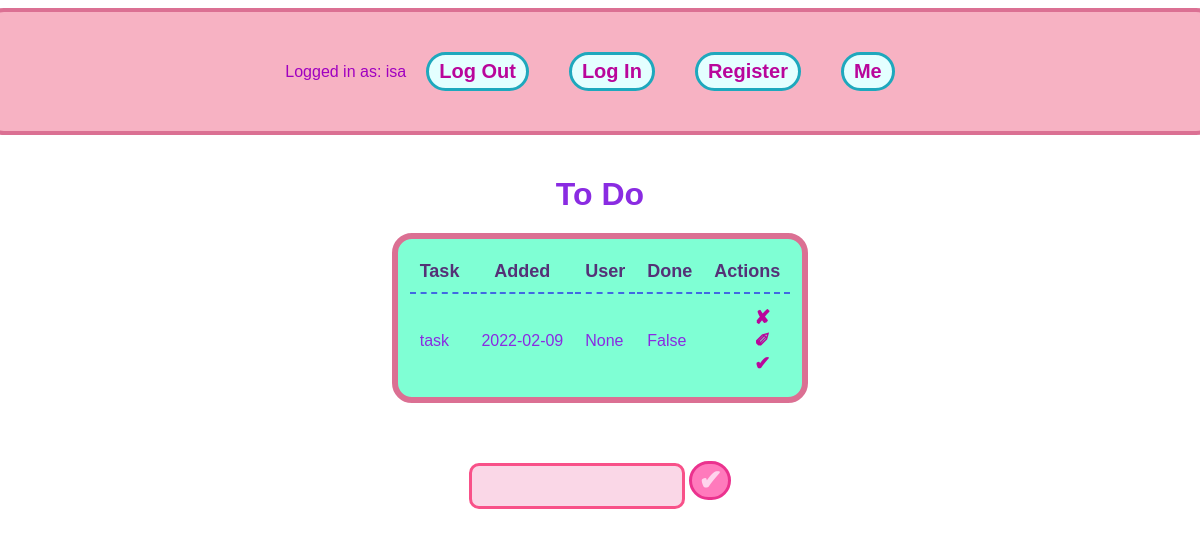
Page / (signed in) on the earlier database version.
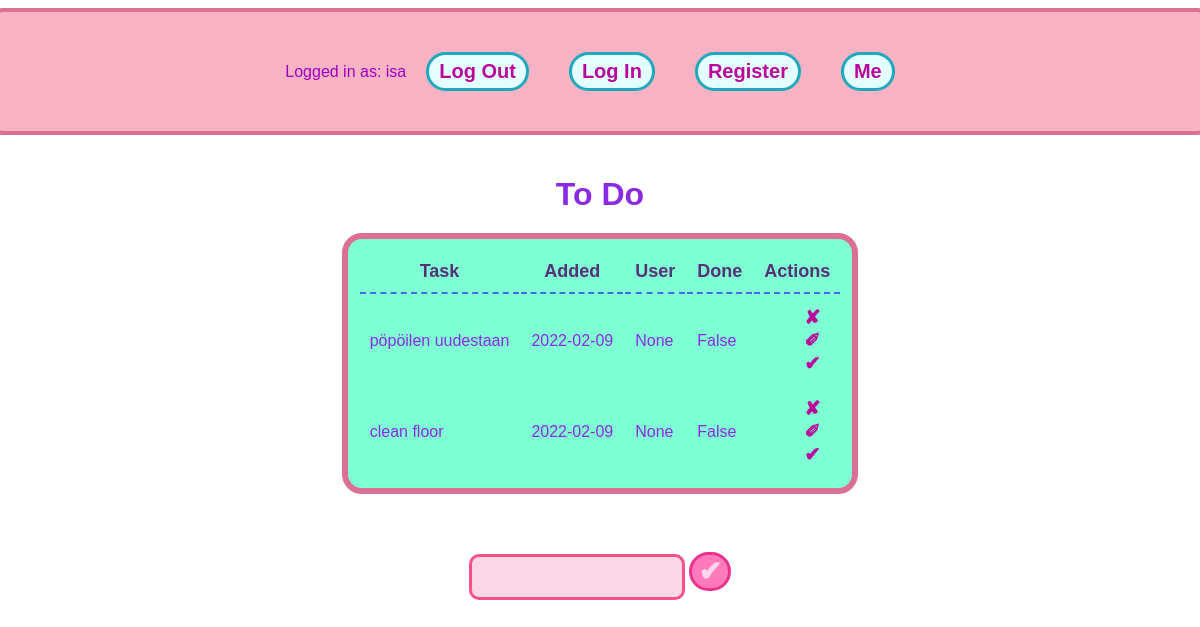
Same page on the later database version.
### app.py (models this page shows, shortened)
class User(db.Model, UserMixin):
    id = db.Column(db.Integer, primary_key=True)
    username = db.Column(db.String(20), nullable=False, unique=True)
    password = db.Column(db.String(80), nullable=False )

class Todo(db.Model):
    id = db.Column(db.Integer, primary_key=True)
    content = db.Column(db.String(200), nullable=False)
    date_created = db.Column(db.DateTime, default=datetime.utcnow)
    created_by = db.Column(db.String(10),)
    completed = db.Column(db.Boolean, default=False)

### app.py (the view)
@app.route('/', methods=['POST', 'GET'])
@login_required
def index():
    if request.method == 'POST':
        task_content = request.form['content']
        new_task = Todo(content=task_content)
        try:
            db.session.add(new_task)
            db.session.commit()
            return redirect('/')
        except:
            return 'there was a problem'
    else:
        tasks = Todo.query.order_by(Todo.date_created).all()
        return render_template('index.html', tasks=tasks)

### app.py (called while the page is built)
@login_manager.user_loader
def load_user(user_id):
    return User.query.get(user_id)

### templates/index.html (shortened to what this page needs)
{% extends 'base.html' %}
{% block body %}
<div class="page">
    <div class="header">
        <p>Logged in as: {{current_user.username}}</p>
        <button class="headbutt">
            <a href="{{url_for('logout')}}">Log Out</a>
        </button>
        <button class="headbutt">
            <a href="{{ url_for('login')}}">Log In</a>
        </button>
        <button class="headbutt">
            <a href="{{ url_for('register')}}">Register</a>
        </button>
        <button class="headbutt">
            <a href="{{ url_for('dashboard')}}">Me</a>
        </button>
    </div>
    <div class="content">
        <h1>To Do</h1>
        {% if tasks|length < 1 %}
        <h4>*crickets*</h4>
        {% else %}
        <table>
            <tr>
                <th>Task</th>
                <th>Added</th>
                <th>User</th>
                <th>Done</th>
                <th>Actions</th>
            </tr>
            {% for task in tasks %}
                <tr>
                    <td>{{ task.content }}</td>
                    <td>{{ task.date_created.date() }}</td>
                    <td>{{task.created_by}}</td>
                    <td>{{task.completed}}</td>
                    <td class="buttons">
                        <a href="/delete/{{task.id}}">&#10008;</a>
                        <br>
                        <a href="/update/{{task.id}}">&#10000;</a>
                        <br>
                        <a href="">&#10004;</a>
                    </td>
                </tr>
            {% endfor %}
        </table>
        {% endif %}
        <br>
        <div class="form">
            <form action="/"method="POST">
                <input type="text" name="content" id="content">
                <input id="submit" type="submit" value="&#10004;">
            </form>
        </div>
</div>
</div>
{% endblock %}

### templates/base.html (shortened to what this page needs)
<!DOCTYPE html>
<html lang="en">
<head>
    <link rel="stylesheet" href="{{ url_for('static', filename='css/main.css') }}">
</head>
<body>
    {% block body %}{% endblock %}
</body>
</html>

### static/css/main.css (style rules this page uses)
.page { margin-top: 0; display: flex; flex-direction: column; align-items: center; justify-items: center; }
.content { margin-top: 0; font-family: 'Trebuchet MS', 'Lucida Sans Unicode', 'Lucida Grande', 'Lucida Sans', Arial, sans-serif; color: blueviolet; display: flex; align-items: center; justify-content: center; flex-direction: column; padding: 20px; }
.header { display: flex; flex-direction: row; align-items: center; justify-content: center; border: 4px solid palevioletred; border-radius: 20px; padding: 20px; background-color: rgb(247, 178, 195); width: 100%; margin-top: 0; font-family: 'Trebuchet MS', 'Lucida Sans Unicode', 'Lucida Grande', 'Lucida Sans', Arial, sans-serif; }
.headbutt { align-self: flex-start; margin: 20px; font-size: 20px; font-weight: bold; border-radius: 60px; padding: 0 20fr; color: blueviolet; text-align: center; border: 3px solid rgb(30, 168, 189); background-color: rgb(228, 255, 255); padding: 5px 10px; }
p { color: rgb(160, 0, 192); font-family: 'Trebuchet MS', 'Lucida Sans Unicode', 'Lucida Grande', 'Lucida Sans', Arial, sans-serif; }
h1 { margin-bottom: 0; }
table { padding: 10px; background-color: aquamarine; border: 6px solid palevioletred; border-radius: 20px; max-width: 1.5fr; margin: 20px; }
th { font-size: large; padding: 10px; border-bottom: 2px dashed royalblue; color: rgb(85, 49, 119); }
tr { padding: auto; border-bottom: 1px solid royalblue; }
td { padding: 10px; }
.buttons { font-size: larger; font-weight: bold; padding-right: 20px; float: right; }
.form { display: flex; flex-direction: row; margin: 10px; }
input[type=button], input[type=submit] { padding: 0 6px; border-radius: 60px; font-size: 28px; font-weight: bolder; background-color: rgb(255, 122, 188); border: 3px solid rgb(235, 50, 142); color: rgb(255, 212, 237); margin-top: 10px; }
input[name=content] { border: 3px solid rgb(248, 81, 137); border-radius: 10px; height: 30px; max-width: 300px; min-width: 200px; text-decoration: none; margin: auto; padding: 5px; background-color: rgb(250, 215, 231); }
a { text-decoration: none; color: rgb(185, 6, 155); }

Differences in the rows shown:
removed Todo: content "task", date_created "2022-02-09", created_by "None", completed "False"
added Todo: content "pöpöilen uudestaan", date_created "2022-02-09", created_by "None", completed "False"
added Todo: content "clean floor", date_created "2022-02-09", created_by "None", completed "False"
